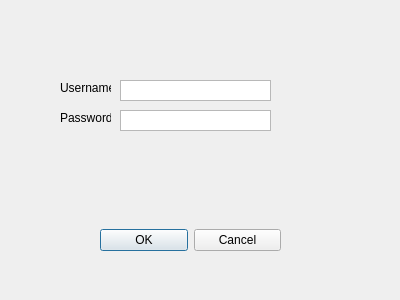
<?xml version="1.0" encoding="UTF-8"?>
<ui version="4.0">
 <class>logIn</class>
 <widget class="QDialog" name="logIn">
  <property name="geometry">
   <rect>
    <x>0</x>
    <y>0</y>
    <width>400</width>
    <height>300</height>
   </rect>
  </property>
  <property name="windowTitle">
   <string>Dialog</string>
  </property>
  <widget class="QLabel" name="label">
   <property name="geometry">
    <rect>
     <x>60</x>
     <y>80</y>
     <width>51</width>
     <height>16</height>
    </rect>
   </property>
   <property name="text">
    <string>Username:</string>
   </property>
  </widget>
  <widget class="QLabel" name="label_2">
   <property name="geometry">
    <rect>
     <x>60</x>
     <y>110</y>
     <width>51</width>
     <height>16</height>
    </rect>
   </property>
   <property name="text">
    <string>Password:</string>
   </property>
  </widget>
  <widget class="QTextEdit" name="textEdit">
   <property name="geometry">
    <rect>
     <x>120</x>
     <y>80</y>
     <width>151</width>
     <height>21</height>
    </rect>
   </property>
   <property name="verticalScrollBarPolicy">
    <enum>Qt::ScrollBarAlwaysOff</enum>
   </property>
  </widget>
  <widget class="QTextEdit" name="textEdit_2">
   <property name="geometry">
    <rect>
     <x>120</x>
     <y>110</y>
     <width>151</width>
     <height>21</height>
    </rect>
   </property>
   <property name="verticalScrollBarPolicy">
    <enum>Qt::ScrollBarAlwaysOff</enum>
   </property>
  </widget>
  <widget class="QWidget" name="horizontalLayoutWidget">
   <property name="geometry">
    <rect>
     <x>100</x>
     <y>210</y>
     <width>181</width>
     <height>61</height>
    </rect>
   </property>
   <layout class="QHBoxLayout" name="horizontalLayout">
    <item>
     <widget class="QPushButton" name="pushButton_2">
      <property name="text">
       <string>OK</string>
      </property>
     </widget>
    </item>
    <item>
     <widget class="QPushButton" name="pushButton">
      <property name="text">
       <string>Cancel</string>
      </property>
     </widget>
    </item>
   </layout>
  </widget>
 </widget>
 <resources/>
 <connections/>
</ui>
